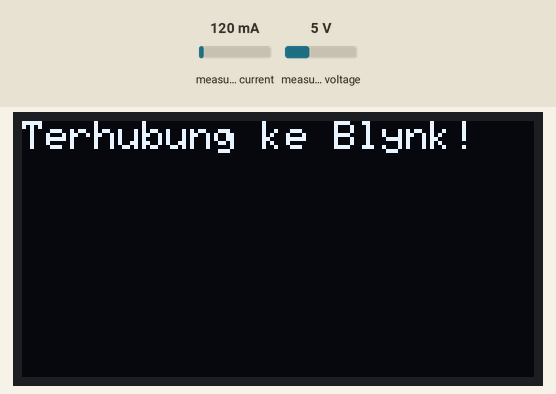
Recording of a sketch running on a simulated ESP32. On the bench: 128×64 one-colour display. Inputs (shaded band) come from the test bench; at power-on: measured current 120 mA, measured voltage 5 V. Random numbers use the default seed unless the sketch sets one; what the sketch prints to the serial monitor is not drawn.

Above: at 2.0 s.
At 6.1 s:
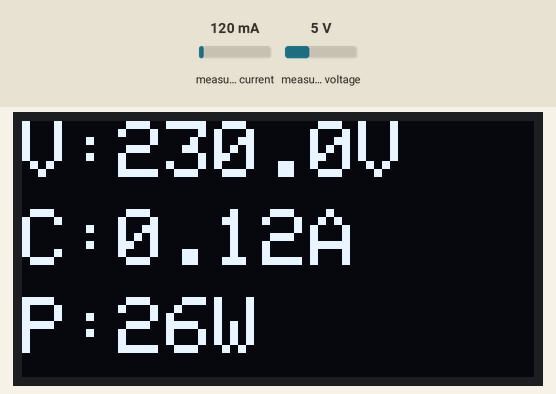
6.2 s: measured current set to 40 mA
9.6 s: measured current set to 1000 mA
At 12.7 s:
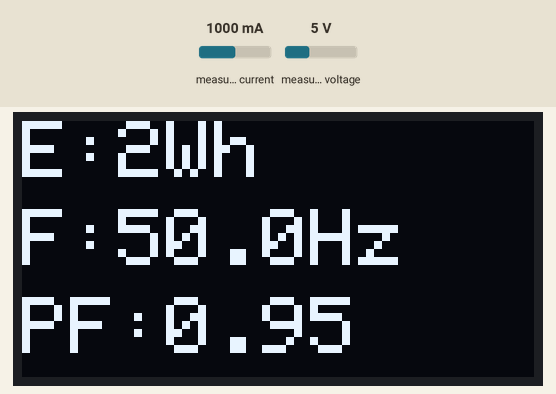
13.0 s: measured voltage set to 0.3 V
At 14.3 s:
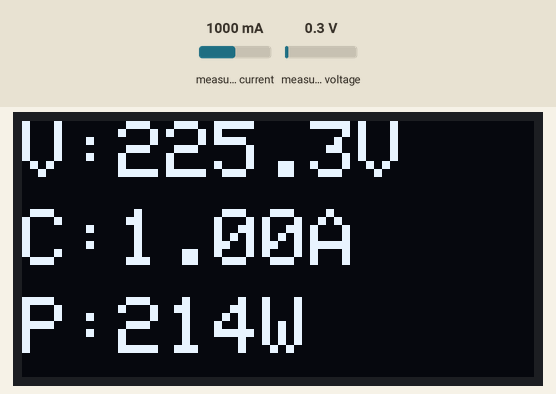
16.4 s: measured voltage set to 3.8 V
At 18.6 s:
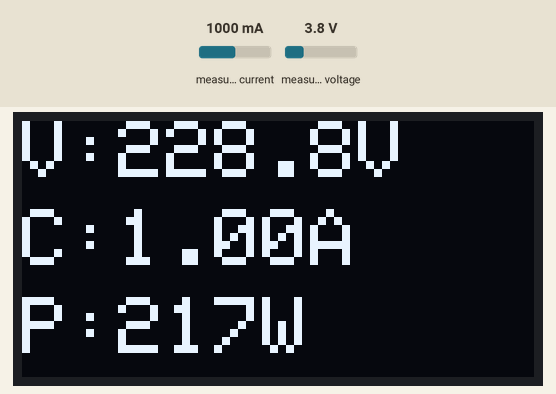
Timing chart, 0 to 20.1 s (numbered marks = the images above; inputs shaded):
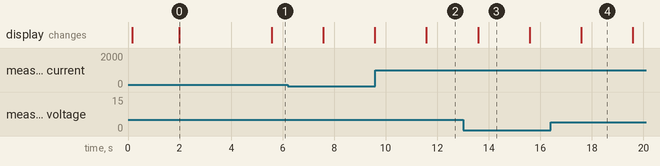

Measured:
- what the display in image 0 shows lasts 3.6 s, from 2.0 s to 5.6 s
- what the display in image 3 shows lasts 2.0 s, from 13.6 s to 15.6 s

The sketch:

Single_Phase_Smart_Energy.ino
```cpp
#include <PZEM004Tv30.h>
#include <Wire.h>
#include <Adafruit_GFX.h>
#include <Adafruit_SSD1306.h>

#define BLYNK_TEMPLATE_ID "TMPL6c1Gq4IvD"
#define BLYNK_TEMPLATE_NAME "ESP32 Energy Monitor"

#define BLYNK_FIRMWARE_VERSION        "0.1.0"

#define BLYNK_PRINT Serial
//#define BLYNK_DEBUG

#define APP_DEBUG

// Uncomment your board, or configure a custom board in Settings.h
#define USE_ESP32_DEV_MODULE

#include "BlynkEdgent.h"

// --- Konfigurasi PZEM ---
#if !defined(PZEM_RX_PIN) && !defined(PZEM_TX_PIN)
#define PZEM_RX_PIN 16
#define PZEM_TX_PIN 17
#endif

#if !defined(PZEM_SERIAL)
#define PZEM_SERIAL Serial2
#endif

// --- Konfigurasi OLED ---
#define SCREEN_WIDTH 128 // Lebar OLED
#define SCREEN_HEIGHT 64 // Tinggi OLED
#define OLED_RESET    -1 // Reset pin # (atau 4 jika Anda menggunakannya)
#define OLED_I2C_ADDRESS 0x3C // Alamat I2C OLED (cek scanner jika tidak terdeteksi)

/* =================================================== */
/* --- OBJEK & VARIABEL GLOBAL --- */
/* =================================================== */

// Objek PZEM
#if defined(ESP32)
PZEM004Tv30 pzem(PZEM_SERIAL, PZEM_RX_PIN, PZEM_TX_PIN);
#else
PZEM004Tv30 pzem(PZEM_SERIAL);
#endif

// Objek OLED
Adafruit_SSD1306 display(SCREEN_WIDTH, SCREEN_HEIGHT, &Wire, OLED_RESET);

// Objek Timer (sudah termasuk dalam BlynkEdgent)
BlynkTimer timer;

// Variabel untuk ganti layar OLED
bool showFirstScreen = true;

/* =================================================== */
/* --- FUNGSI TIMER UNTUK BACA SENSOR & UPDATE --- */
/* =================================================== */
void sendSensorData() {
  // Baca data dari sensor
  float voltage = pzem.voltage();
  float current = pzem.current();
  float power = pzem.power();
  float energy_kWh = pzem.energy(); // Baca nilai asli dalam kWh
  float frequency = pzem.frequency();
  float pf = pzem.pf();

  // Cek jika data valid
  if (isnan(voltage) || isnan(current) || isnan(power) || isnan(energy_kWh) || isnan(frequency) || isnan(pf)) { // Cek 'energy_kWh'
    Serial.println("Error reading PZEM!");

    // Tampilkan error di OLED
    display.clearDisplay();
    display.setTextSize(1);
    display.setTextColor(SSD1306_WHITE);
    display.setCursor(0, 0);
    display.println("Error Baca PZEM!");
    display.println("Periksa koneksi.");
    display.display();
    return; // Keluar dari fungsi
  }

  // === MODIFIKASI (kWh -> Wh + Gimmick) ===

  // 1. Ubah kWh menjadi Wh
  float energy_Wh = energy_kWh * 1000.0;

  // 2. Buat nilai "gimmick" agar tidak 0 dan terkait dengan beban (power)
  //    Kita tambahkan sebagian kecil dari nilai power + angka acak (0.00 - 0.99)
  //    Ini memastikan nilainya tidak 0 (jika power > 0) dan tidak terlalu jauh dari aslinya
  float gimmick_offset = (power * 0.005) + ((float)random(0, 100) / 100.0);

  // 3. Tambahkan gimmick ke nilai Wh
  float final_energy_Wh = energy_Wh + gimmick_offset;

  // === AKHIR MODIFIKASI ===


  // Cetak nilai ke Serial console
  Serial.println("--- Data Sensor ---");
  Serial.print("Voltage: ");     Serial.print(voltage);       Serial.println("V");
  Serial.print("Current: ");     Serial.print(current);       Serial.println("A");
  Serial.print("Power: ");       Serial.print(power);         Serial.println("W");
  Serial.print("Energy: ");      Serial.print(final_energy_Wh, 0); Serial.println("Wh"); // Tampilkan Wh (0 desimal)
  Serial.print("Frequency: ");   Serial.print(frequency, 1);  Serial.println("Hz");
  Serial.print("PF: ");          Serial.println(pf);

  // Kirim data ke Blynk
  Blynk.virtualWrite(V0, voltage);
  Blynk.virtualWrite(V1, current);
  Blynk.virtualWrite(V2, power);
  Blynk.virtualWrite(V3, final_energy_Wh); // Kirim nilai Wh (gimmick)
  Blynk.virtualWrite(V4, frequency);
  Blynk.virtualWrite(V5, pf);

  // Tampilkan data ke OLED
  display.clearDisplay();
  display.setTextSize(2); // Ukuran teks besar
  display.setTextColor(SSD1306_WHITE);

  if (showFirstScreen) {
    // Layar 1: Tegangan, Arus, Daya
    display.setCursor(0, 0);  display.print("V:"); display.print(voltage, 1); display.println("V");
    display.setCursor(0, 22); display.print("C:"); display.print(current, 2); display.println("A");
    display.setCursor(0, 44); display.print("P:"); display.print(power, 0);   display.println("W");
  } else {
    // Layar 2: Energi, Frekuensi, PF
    display.setCursor(0, 0);  display.print("E:"); display.print(final_energy_Wh, 0); display.println("Wh"); // Tampilkan Wh (0 desimal)
    display.setCursor(0, 22); display.print("F:"); display.print(frequency, 1);     display.println("Hz");
    display.setCursor(0, 44); display.print("PF:"); display.print(pf, 2);
  }
  display.display();

  // Ganti status layar untuk panggilan berikutnya
  showFirstScreen = !showFirstScreen;
}

/* =================================================== */
/* --- FUNGSI SETUP --- */
/* =================================================== */
void setup() {
  Serial.begin(115200);
  delay(100);

  // Inisialisasi OLED
  if (!display.begin(SSD1306_SWITCHCAPVCC, OLED_I2C_ADDRESS)) {
    Serial.println(F("Alokasi SSD1306 gagal"));
    for (;;); // Loop tak terbatas jika OLED gagal
  }
  Serial.println("OLED OK!");

  display.clearDisplay();
  display.setTextSize(1);
  display.setTextColor(SSD1306_WHITE);
  display.setCursor(0, 0);
  display.println("Mulai Edgent...");
  display.println("Menunggu Konfigurasi...");
  display.display();

  // ! PENTING: Inisialisasi Serial2 untuk PZEM
  PZEM_SERIAL.begin(9600, SERIAL_8N1, PZEM_RX_PIN, PZEM_TX_PIN);
  Serial.println("Serial2 PZEM (Pin 16, 17) OK.");

  // pzem.resetEnergy(); // Hapus komentar jika ingin reset energi setiap startup

  BlynkEdgent.begin();

  // Tampilkan status terhubung setelah Blynk siap
  display.clearDisplay();
  display.setCursor(0, 0);
  display.println("Terhubung ke Blynk!");
  display.display();
  delay(1500); // Tampilkan pesan sebentar

  // Setup timer untuk memanggil sendSensorData setiap 2 detik (2000 ms)
  timer.setInterval(2000L, sendSensorData);
}

/* =================================================== */
/* --- FUNGSI LOOP UTAMA --- */
/* =================================================== */
void loop() {
  BlynkEdgent.run();
  timer.run(); // Menjalankan timer Blynk

  // Semua logika pembacaan sensor dan update
  // kini ditangani oleh fungsi sendSensorData() via timer
}
```
